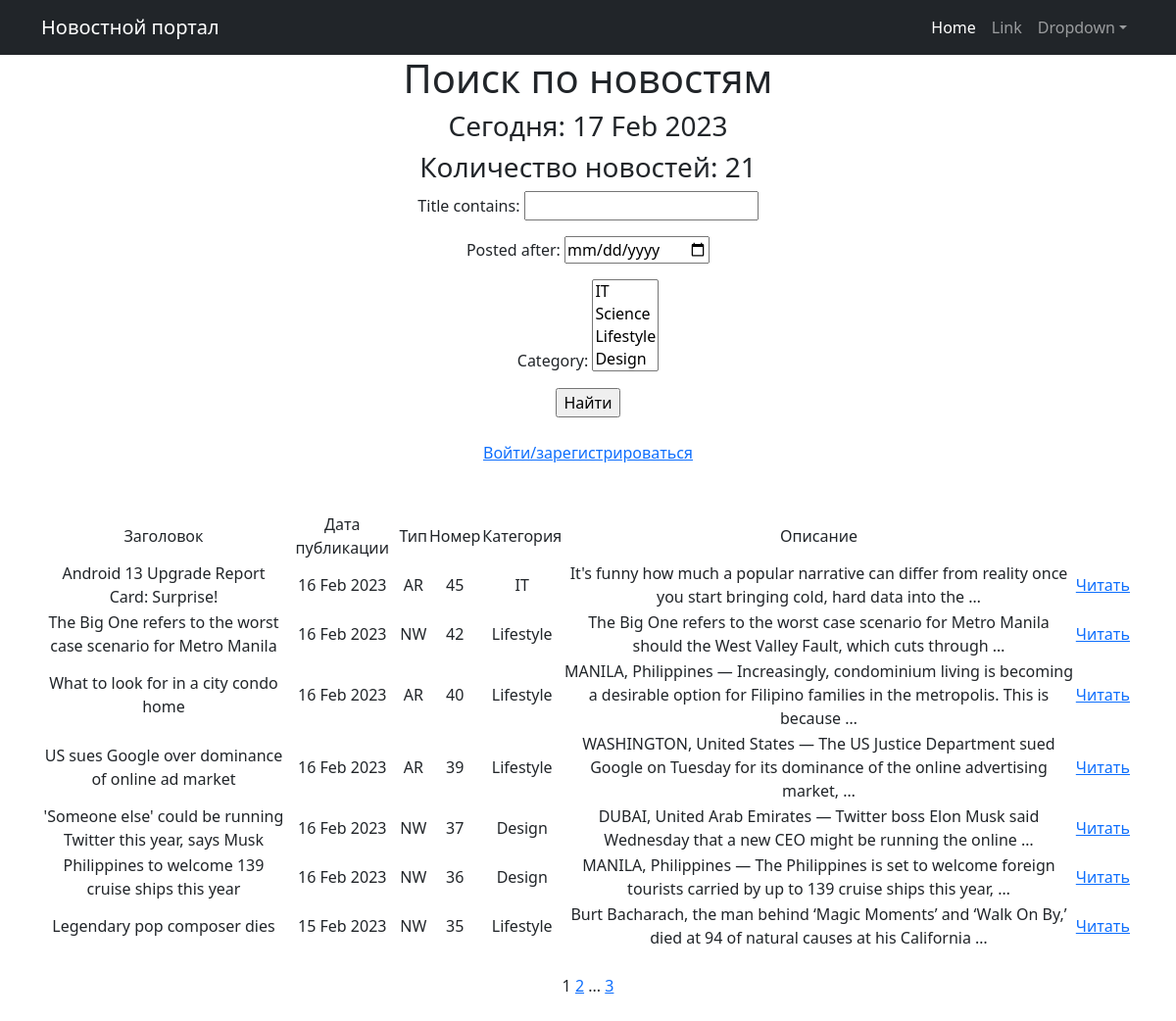
/news/search, run on the app's committed database.
### news/models.py (models this page shows, shortened)
class Post(models.Model):
    author = models.ForeignKey(Author, on_delete=models.CASCADE)
    NEWS = 'NW'
    ARTICLE = 'AR'
    CATEGORY_CHOICES = (
        (NEWS, 'Новость'),
        (ARTICLE, 'Статья'),
    )
    categoryType = models.CharField(max_length=2, choices=CATEGORY_CHOICES, default=ARTICLE)
    dateCreation = models.DateTimeField(auto_now_add=True)
    postCategory = models.ManyToManyField(Category, through='PostCategory')
    title = models.CharField(max_length=128)
    text = models.TextField()
    rating = models.SmallIntegerField(default=0)

class Category(models.Model):
    name = models.CharField(max_length=64, unique=True)
    class Meta:
        verbose_name = 'Category'
        verbose_name_plural = 'Categories'
    def __str__(self):
        return self.name

### news/views.py (the view)
# urls.py: path('search', NewsSearchList.as_view(), name='search'),
class NewsSearchList(ListView):
    model = Post
    ordering = '-dateCreation'
    template_name = 'search.html'
    context_object_name = 'news'
    paginate_by = 7
    def get_queryset(self):
        queryset = super().get_queryset()
        self.filterset = NewsFilter(self.request.GET, queryset)
        return self.filterset.qs
    def get_context_data(self, **kwargs):
        context = super().get_context_data(**kwargs)
        context['all_news'] = Post.objects.all()
        context['filterset'] = self.filterset
        return context

### news/templatetags/custom_filters.py (called while the page is built)
@register.filter()
def censor(value):
    censor_replace = str(value)
    for key in censored_words.keys():
        censor_replace = censor_replace.replace(key, censored_words[key])
    return censor_replace

### news/templatetags/custom_tags.py (called while the page is built)
@register.simple_tag()
def current_time(format_string='%d %b %Y'):
   return datetime.utcnow().strftime(format_string)

@register.simple_tag(takes_context=True)
def url_replace(context, **kwargs):
   d = context['request'].GET.copy()
   for k, v in kwargs.items():
       d[k] = v
   return d.urlencode()

### templates/search.html (shortened to what this page needs)
{% extends 'flatpages/default.html' %}
{% load custom_filters %}
{% load custom_tags %}
{% block content %}
   <h1>Поиск по новостям</h1>
   <h3>Сегодня: {% current_time '%d %b %Y' %}</h3>
   <h3>Количество новостей: {{ all_news|length }}</h3>
   <form action="" method="get">
       {{ filterset.form.as_p }}
       <input type="submit" value="Найти" />
   </form>
<br>
{% if user.is_authenticated %}
<a href="{% url 'logout' %}">Выйти из аккаунта</a><br><br><br>
{% else %}
<a href="{% url 'login' %}">Войти/зарегистрироваться</a><br><br><br>
{% endif %}
       <table>
          <tr>
               <td>   Заголовок   </td>
               <td>   Дата публикации   </td>
               <td>   Тип   </td>
               <td>   Номер   </td>
               <td>   Категория   </td>
               <td>  Описание   </td>
           </tr>
           {% for post in news %}
           {% for cat in post.postCategory.all %}
           <tr>
               <td>{{ post.title|censor }}</td>
               <td>{{ post.dateCreation|date:'d M Y' }}</td>
               <td>{{ post.categoryType }}</td>
               <td>{{ post.pk }}</td>
               <td>{{ cat.name }}</td>
               <td>{{ post.text|truncatewords:20|censor }}</td>
               <td><a href='{% url 'post_detail' post.id %}'>Читать</a></td>
                <td>
               </td>
               <td>
               </td>
           </tr>
           {% endfor %}
           {% endfor %}
       </table>
<br>
   {{ page_obj.number }}
   {% if page_obj.has_next %}
       <a href="?{% url_replace page=page_obj.next_page_number %}">{{ page_obj.next_page_number }}</a>
       {% if paginator.num_pages != page_obj.next_page_number %}
           ...
           <a href="?{% url_replace page=page_obj.paginator.num_pages %}">{{ page_obj.paginator.num_pages }}</a>
       {% endif %}
   {% endif %}
<br><br>
{% endblock content %}

### data on the page
Post: title|censor "Android 13 Upgrade Report Card: Surprise!", dateCreation "16 Feb 2023", categoryType "AR", pk "45", text|censor "It's funny how much a popular narrative can differ from reality once you start bringing cold, hard data into the …"
Category: name "IT"
Post: title|censor "The Big One refers to the worst case scenario for Metro Manila", dateCreation "16 Feb 2023", categoryType "NW", pk "42", text|censor "The Big One refers to the worst case scenario for Metro Manila should the West Valley Fault, which cuts through …"
Category: name "Lifestyle"
Post: title|censor "What to look for in a city condo home", dateCreation "16 Feb 2023", categoryType "AR", pk "40", text|censor "MANILA, Philippines — Increasingly, condominium living is becoming a desirable option for Filipino families in the metropolis. This is because …"
Post: title|censor "US sues Google over dominance of online ad market", dateCreation "16 Feb 2023", categoryType "AR", pk "39", text|censor "WASHINGTON, United States — The US Justice Department sued Google on Tuesday for its dominance of the online advertising market, …"
Post: title|censor "'Someone else' could be running Twitter this year, says Musk", dateCreation "16 Feb 2023", categoryType "NW", pk "37", text|censor "DUBAI, United Arab Emirates — Twitter boss Elon Musk said Wednesday that a new CEO might be running the online …"
Category: name "Design"
Post: title|censor "Philippines to welcome 139 cruise ships this year", dateCreation "16 Feb 2023", categoryType "NW", pk "36", text|censor "MANILA, Philippines — The Philippines is set to welcome foreign tourists carried by up to 139 cruise ships this year, …"
Post: title|censor "Legendary pop composer dies", dateCreation "15 Feb 2023", categoryType "NW", pk "35", text|censor "Burt Bacharach, the man behind ‘Magic Moments’ and ‘Walk On By,’ died at 94 of natural causes at his California …"

### other printed values
{{ all_news|length }} "21"
{{ page_obj.number }} "1"
{{ page_obj.next_page_number }} "2"
{{ page_obj.paginator.num_pages }} "3"
